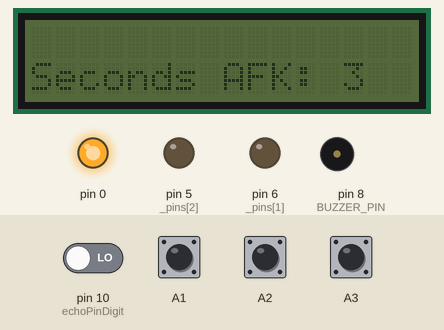
Recording of a sketch running on a simulated Arduino Uno, built with avr-gcc and run on an emulated ATmega328P. Shown: 16×2 character LCD, output pins drawn as LEDs (lit = HIGH), buzzer (waves = sounding). Inputs (shaded band) come from the test bench; at power-on: A1–3 HIGH, pin 10 (echoPinDigit) LOW. The board resets itself during the run and starts again; EEPROM starts erased.

Above: at 18.1 s.
18.2 s: A1 pulled LOW for 0.15 s
At 20.0 s:
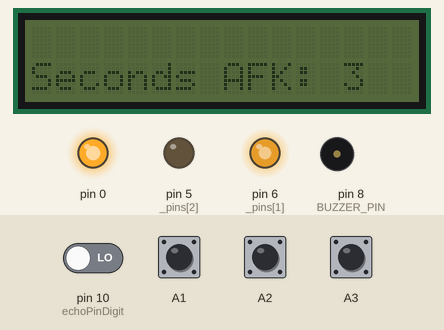
20.7 s: A2 pulled LOW for 0.15 s
At 22.4 s:
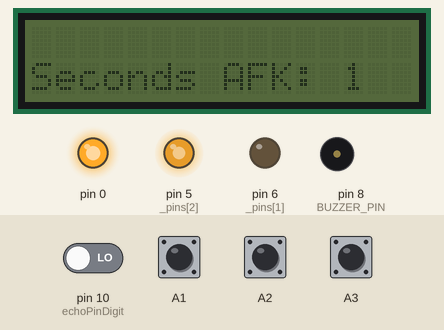
23.2 s: A3 pulled LOW for 0.15 s
At 25.5 s:
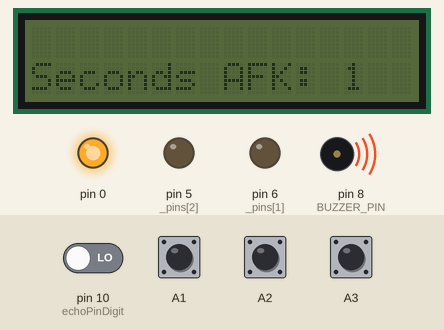
26.3 s: A1 pulled LOW for 1 s
At 27.6 s:
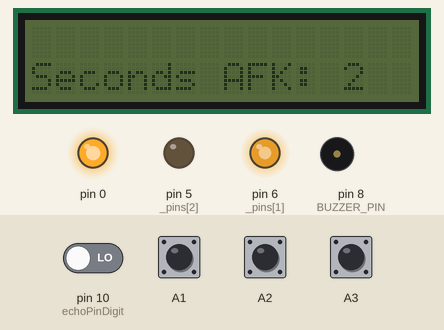
Timing chart, 0 to 29.3 s (numbered marks = the images above; inputs shaded):
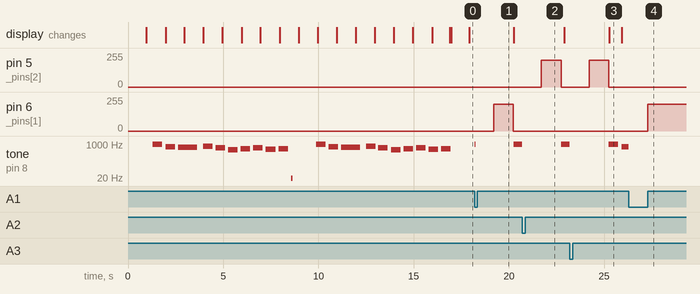

Measured:
- after the input at 18.2 s, pin 6 (_pins[1]): 0/255 → 200/255 after 1.0 s, → 0/255 1.0 s later
- after the input at 20.7 s, pin 5 (_pins[2]): 0/255 → 200/255 after 1.0 s, → 0/255 1.0 s later
- after the input at 23.2 s, pin 5 (_pins[2]): 0/255 → 200/255 after 1.0 s, → 0/255 1.0 s later
- after the input at 26.3 s, pin 6 (_pins[1]): 0/255 → 200/255 after 1.0 s
- what the display in image 3 shows lasts 0.6 s, from 25.3 s to 25.9 s

The sketch:

ElevatorProject.ino
```cpp
#include "InputHandler.h"
#include "MotorController.h"
#include "UltraSonicSensor.h"
#include "Music.h"
#include "Elevator.h"
#include <EEPROM.h>
#include <avr/wdt.h>
#include <LiquidCrystal_I2C.h>

LiquidCrystal_I2C lcd(0x27,16,2);
MotorController motor;
UltraSonicSensor sensor;
Music music;
InputHandler inputHandler;

Elevator elevator;
ElevatorData data;

bool debounce = false;
int debounceDelay = 50;

int secondCounter = 0;

void setup() {
  WDTCSR |= 0b00011000;
  WDTCSR = 0b01101001;

  TCCR1A = 0;           // Init Timer1A
  TCCR1B = 0;           // Init Timer1B
  TCCR1B |= B00000100;  // Prescaler = 256
  OCR1A = 62500;        // Timer Compare1A Register
  TIMSK1 |= B00000010;  // Enable Timer COMPA Interrupt

  data.motor = motor;
  data.sensor = sensor;
  data.music = music;
  data.inputHandler = inputHandler;

  data.currentFloor = EEPROM.read(0);

  elevator.data = data;

  lcd.init();

  elevator.updateNumbersOnDisplay(lcd);
}

void loop() {
  elevator.data.music.update();

  if(!debounce) {
    if(!digitalRead(A1)) elevator.setTargetFloor(1);
    if(!digitalRead(A2)) elevator.setTargetFloor(2);
    if(!digitalRead(A3)) elevator.setTargetFloor(3);
  }

  if(!elevator.data.music.isMusicPlaying){
    if(elevator.data.targetFloors[0] != 0){
      elevator.moveToTheFloor();
      secondCounter = 0;
    } else {
      elevator.data.music.playSong();
    }
  } else {
      lcd.setCursor(0, 1);
      lcd.print("Seconds AFK: ");
      lcd.print(secondCounter);
      return;
  }

  if(millis() % 50 == 0) {
    elevator.checkIfTheFloorReached();
    elevator.updateNumbersOnDisplay(lcd);
  }

  if(debounce) debounceDelay--;
  if(debounceDelay == 0) {
    debounceDelay = 50;
    debounce = false;
  }

  wdt_reset();
}

ISR(WDT_vect){
  EEPROM.write(0, elevator.data.currentFloor);
}

ISR(TIMER1_COMPA_vect)
{
  OCR1A += 62500; // Advance The COMPA Register

  ++secondCounter;
}
```

Elevator.cpp
```cpp
#include "HardwareSerial.h"
#include "MotorController.h"
#include "UltraSonicSensor.h"
#include "Elevator.h"
#include <EEPROM.h>

void Elevator::updateNumbersOnDisplay(LiquidCrystal_I2C lcd){
  lcd.setCursor(0,0);
  lcd.print("Curren floor: ");
  lcd.print(data.currentFloor);
}

void Elevator::moveToTheFloor(){
  if(data.isMoving) return;

  uint8_t voltage = data.inputHandler.calculateVoltageBasedOnUltrasonicData(
    data.sensor.getPulses(),
    data.targetFloors[0],
    data.currentFloor);

  data.motor.toggleMotor();
  if(data.currentFloor > data.targetFloors[0] && (data.motor.getDirection() == UP)){
    data.motor.changeDirection();
    data.motor.setRotationSpeed(voltage);
  }
  else if(data.currentFloor < data.targetFloors[0] && (data.motor.getDirection() == DOWN)){
    data.motor.setRotationSpeed(voltage);
    data.motor.changeDirection();
  } else {
    data.motor.setRotationSpeed(voltage);
  }

  data.isMoving = true;
}

void Elevator::stop(){
  data.motor.toggleMotor();
  data.motor.setRotationSpeed(0);
  data.isMoving = false;
}

bool Elevator::pulsesToFloor(uint16_t pulses){
  switch(data.currentFloor){
    case 1:
      if(data.targetFloors[0] == 2){
        return pulses < 970;
      }
      else
       return pulses < 460;

      break;
    case 2:
      if(data.targetFloors[0] == 1){
        return pulses > 1530;
      }
      else
       return pulses < 460;

      break;
    case 3:
      if(data.targetFloors[0] == 2){
        return pulses > 970;
      }
      else
       return pulses > 1530;

      break;
  }
}

void Elevator::setTargetFloor(int floorNumber){
  if(data.targetFloorsIndexes > 2) return;

  bool isUniqueFloor = true;

  if(data.currentFloor == floorNumber) return;

  for(int i = 0; i < 2; i++){
    if(data.targetFloors[i] == floorNumber){
      isUniqueFloor = false;
    }
  }

  if(!isUniqueFloor) return;

  data.targetFloors[data.targetFloorsIndexes] = floorNumber;
  ++data.targetFloorsIndexes;

  if(!data.isMoving){
    data.music.stopAndReset();
    moveToTheFloor();
  }
}

void Elevator::checkIfTheFloorReached(){
  uint16_t pulses = data.sensor.getPulses();

  if(data.isMoving && pulsesToFloor(pulses)){
    stop();
    data.currentFloor = data.targetFloors[0];
    EEPROM.write(0, data.currentFloor);

    --data.targetFloorsIndexes;

    data.targetFloors[0] = data.targetFloors[1];
    data.targetFloors[1] = data.targetFloors[2];
    data.targetFloors[2] = 0;

    data.music.playSong();
  }
}
```

Elevator.h
```cpp
#pragma once

#include "Arduino.h"
#include "InputHandler.h"
#include "Streaming.h"
#include "MotorController.h"
#include "Music.h"
#include "UltraSonicSensor.h"
#include <LiquidCrystal_I2C.h>

struct ElevatorData{
  MotorController motor;
  UltraSonicSensor sensor;
  Music music;
  InputHandler inputHandler;

  uint8_t currentFloor;
  uint8_t targetFloors[3];
  uint8_t targetFloorsIndexes = 0;
  uint8_t errorMargin = 50;

  bool isMoving = false;
};

class Elevator {
  private:
  void stop();

  public:
  ElevatorData data;
  void updateNumbersOnDisplay(LiquidCrystal_I2C lcd);
  void moveToTheFloor();
  bool pulsesToFloor(uint16_t pulses);
  void setTargetFloor(int floorNumber);
  void checkIfTheFloorReached();
};
```

InputHandler.cpp
```cpp
#include "Arduino.h"
#include "Elevator.h"
#include "InputHandler.h"

InputHandler::InputHandler(){
  //when we subttract A0, we will get corresponding port number A0-A7
  DDRC &= ((0 << (_elevatorFloorButtonPins[0] - A0))
  |  (0 << (_elevatorFloorButtonPins[1] - A0))
  |  (0 << (_elevatorFloorButtonPins[2] - A0)));

  PORTC |= (1 << (_elevatorFloorButtonPins[0] - A0))
  |  (1 << (_elevatorFloorButtonPins[1] - A0))
  |  (1 << (_elevatorFloorButtonPins[2] - A0));
}

uint8_t* InputHandler::getPins(){
  return _elevatorFloorButtonPins;
}

uint8_t InputHandler::calculateVoltageBasedOnUltrasonicData(uint16_t sensorData, uint8_t targetFloor, uint8_t currentFloor){
  return 200;
}
```

InputHandler.h
```cpp
#pragma once

#include "Arduino.h"

class InputHandler{
  private:
    uint8_t _elevatorFloorButtonPins[3] {A1, A2, A3};
    uint8_t _valueBehindTheButton[3] {1, 2, 3};
  public:
    InputHandler();
    uint8_t* getPins();

    uint8_t calculateVoltageBasedOnUltrasonicData(uint16_t sensorData, uint8_t targetFloor, uint8_t currentFloor);
};
```

MotorController.cpp
```cpp
#include "HardwareSerial.h"
#include "Arduino.h"
#include "MotorController.h"

MotorController::MotorController(){
  DDRD |= (1 << _pins[0]) ||  (1 << _pins[1]) || (1 << _pins[2]);

  PORTD |= (1 << _pins[0]) ||  (1 << _pins[1]) ||  (1 << _pins[2]);
}

uint8_t* MotorController::getPins(){
  return _pins;
}

void MotorController::toggleMotor(){
  PORTD ^= 1 << _pins[0];
}

void MotorController::changeDirection(){
  PORTD ^= 1 << _pins[1];
  PORTD ^= 1 << _pins[2];

  if(bitRead(PORTD, _pins[2]) == HIGH)
    direction = UP;
  else
    direction = DOWN;
}

void MotorController::setRotationSpeed(uint8_t voltage){
  if(bitRead(PORTD, _pins[1]) == HIGH){
    bitWrite(PORTD, _pins[2], LOW);
    analogWrite(_pins[1], voltage);
  } else {
    bitWrite(PORTD, _pins[1], LOW);
    analogWrite(_pins[2], voltage);
  }
}

Direction MotorController::getDirection(){
  return direction;
}
```

MotorController.h
```cpp
#pragma once

#include "Arduino.h"

enum Direction {
  UP,
  DOWN
};

class MotorController{
  private:
    uint8_t _pins[3] = {7, 6, 5};
    Direction direction = UP;
  public:
    MotorController();
    uint8_t* getPins();

    void toggleMotor();
    void changeDirection();
    void setRotationSpeed(uint8_t voltage);
    Direction getDirection();
};
```

Music.cpp
```cpp
#include "HardwareSerial.h"
#include "Arduino.h"
#include "Music.h"

#define BUZZER_PIN 8

Music::Music(){
    DDRB |= 1 << BUZZER_PIN - 8;
}

void Music::playSong(){
  isMusicPlaying = true;
}

void Music::update(){
  if(!isMusicPlaying) return;

  if(millis() >= (maintime / durations[currentNote] * 1.3) + noteStart ){
    if(currentNote > 10) {
        stopAndReset();
        return;
      }

    currentNote++;

    tone(BUZZER_PIN, melody[currentNote], maintime / durations[currentNote]);
    noteStart = millis();
  }
}

void Music::stopAndReset(){
   currentNote = 0;
   noTone(BUZZER_PIN);
   isMusicPlaying = false;
}
```

Music.h
```cpp
#pragma once

#include "Arduino.h"
#include "pitches.h"

class Music{
private:
  uint32_t maintime = 1000;
  int melody[11] = {
  NOTE_G5, NOTE_B5, NOTE_FS5, NOTE_F5, NOTE_G5,
  NOTE_E5, NOTE_C5, NOTE_D5, NOTE_E5, NOTE_CS5,
  NOTE_D5
};
  int durations[11] = {
  1, 2, 2, 1, 2, 2, 2, 2, 2, 2, 2
};
  int currentNote = 0;
  unsigned long noteStart = 0;

public:
  Music();
  bool isMusicPlaying = true;
  void playSong();
  void update();
  void stopAndReset();
};
```

UltraSonicSensor.cpp
```cpp
#include "UltraSonicSensor.h"

uint16_t UltraSonicSensor::calculatePulses() {
  PORTB ^= echoPin;
  delayMicroseconds(10);
  PORTB ^= echoPin;

  uint16_t valueToReturn = pulseIn(echoPinDigit, 1);

  return valueToReturn;
}

uint16_t UltraSonicSensor::getPulses() {
  return (calculatePulses());
}
```

UltraSonicSensor.h
```cpp
#pragma once

#include <Arduino.h>

class UltraSonicSensor{
  private:
  byte echoPin = 0b10;
  uint8_t echoPinDigit = 10;
  uint16_t calculatePulses();
  void displayDistanceAndPulses(uint16_t pulses);
  public:
  uint16_t getPulses();
};
```
